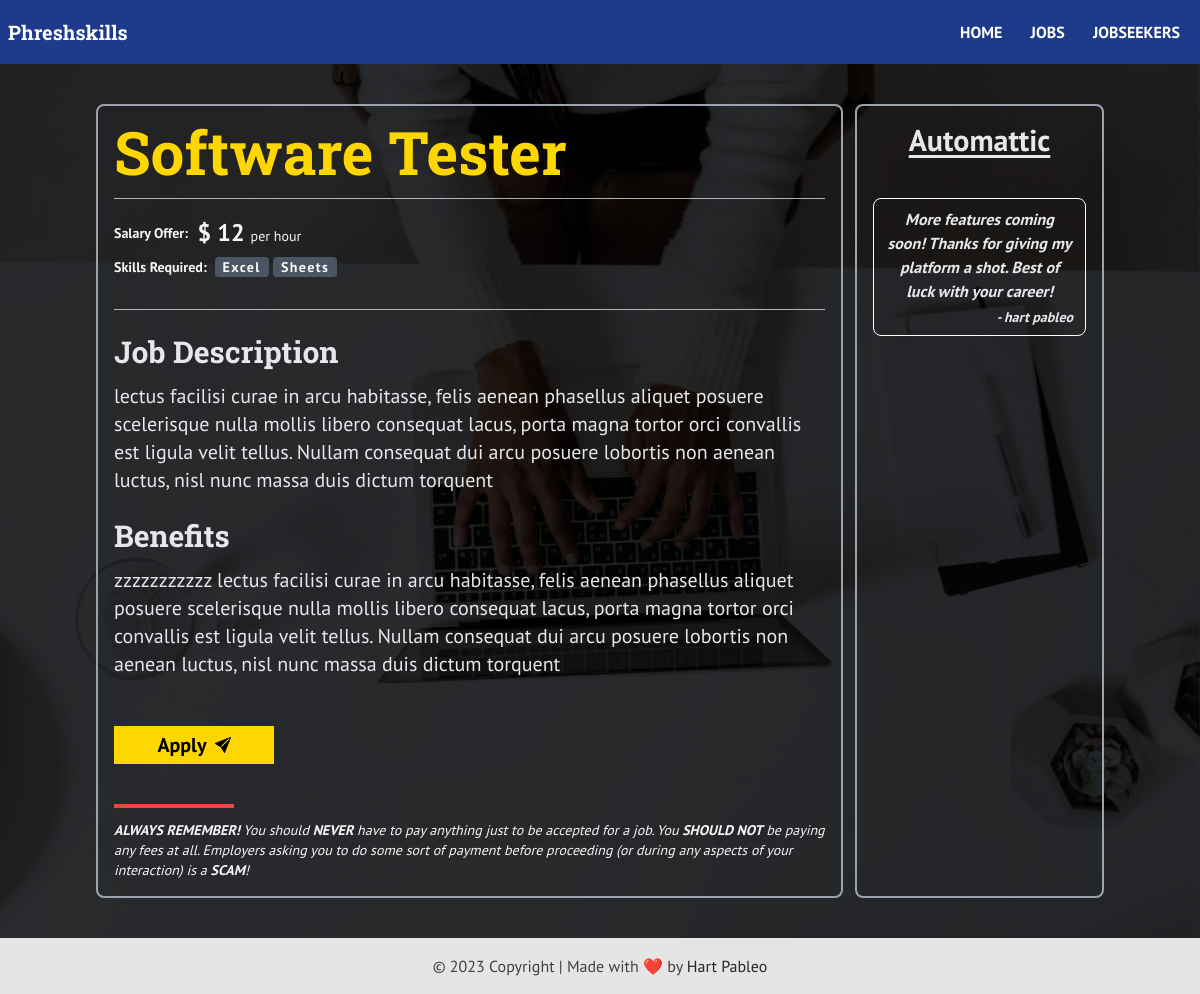
The page /job/16 on the database its author committed.
### tables this page shows
CREATE TABLE `jobs` (
  `id` int(11) NOT NULL,
  `title` varchar(255) NOT NULL,
  `salary` varchar(255) NOT NULL,
  `salary_type` varchar(100) NOT NULL,
  `skillset` varchar(1024) NOT NULL,
  `description` text NOT NULL,
  `benefits` text DEFAULT NULL,
  `application_link` varchar(500) DEFAULT NULL,
  `employer_id` int(11) DEFAULT NULL,
  `date_published` datetime DEFAULT current_timestamp()
);

CREATE TABLE `employers` (
  `employer_id` int(11) NOT NULL,
  `company_name` varchar(1024) NOT NULL,
  `company_email` varchar(255) NOT NULL,
  `password` varchar(100) NOT NULL,
  `monthly_posts_remaining` int(3) DEFAULT 12
);

### app/Http/controllers/Jobs/show.php (called while the page is built, shortened)
<?php
$referenced_column = $dynamicQuery['referenced_column'];
$referenced_column_value = $dynamicQuery['referenced_column_value'];
$db = App::resolve(Database::class);
$job = $db->query("select * from jobs join employers on jobs.employer_id = employers.employer_id where {$referenced_column} = :{$referenced_column}", [
  ":{$referenced_column}" => $referenced_column_value
])->findOrFail();
return view('jobs/show', [
  'job' => $job
]);

### public/index.php (called while the page is built, shortened)
<?php
require __DIR__ . '/../app/Core/init.php';
require __DIR__ . '/../app/Core/bootstrap.php';
try {
  $router->route($uri, $method, $dynamicQuery);
} catch (ValidationException $exception) {
  Session::flash('errors', $exception->errors);
  Session::flash('old', $exception->old);
  redirect($router->prevURL());
}

### app/Core/App.php (called while the page is built, shortened)
<?php
class App
{
  protected static $container;
  public static function setContainer($container)
  {
    static::$container = $container;
  }
  public static function container()
  {
    return static::$container;
  }
  public static function resolve($key)
  {
    return static::container()->resolve($key);
  }
}

### app/Core/Container.php (called while the page is built, shortened)
<?php
class Container
{
  protected $bindings = [];
  public function bind($key, $resolver)
  {
    $this->bindings[$key] = $resolver;
  }
  public function resolve($key)
  {
    $resolver = $this->bindings[$key];
    return call_user_func($resolver);
  }
}

### app/Core/Database.php (called while the page is built, shortened)
<?php
class Database
{
  public $connection;
  protected $statement;
  public function __construct()
  {
    $dsn = 'mysql:host=' . DBHOST . ';dbname=' . DBNAME . ';charset=utf8mb4';
    $this->connection = new PDO($dsn, DBUSER, DBPASS, [
      PDO::ATTR_DEFAULT_FETCH_MODE => PDO::FETCH_ASSOC
    ]);
  }
  public function query($query, $params = [])
  {
    $this->statement = $this->connection->prepare($query);
    $this->statement->execute($params);
    return $this;
  }
  public function find()
  {
    return $this->statement->fetch();
  }
  public function findOrFail()
  {
    $result = $this->find();
    return $result;
  }
}

### app/Core/bootstrap.php (called while the page is built, shortened)
<?php
$container = new Container();
$container->bind('Core\Database', function() {
  return new Database();
});

### app/views/jobs/show.view.php (the view, shortened to what this page needs)
<?php get_template_part('header'); ?>
<section class="has-overlay bg-fixed bg-center bg-cover relative isolate py-5 lg:py-10 h-full" style="background-image: url(<?php echo image_uri('hero-bg.webp'); ?>);background-repeat: no-repeat;">
  <div id="job-details" class="container grid grid-cols-1 gap-3">
    <article role="article" class="p-4 rounded-lg border border-gray-400 border-2">
      <h1 class="text-gold text-3xl lg:text-6xl font-bold font-secondary mb-4">
        <?php echo htmlspecialchars($job['title']); ?>
      </h1>
      <hr class="mb-4 border-gray-100 opacity-70">
      <p class="font-bold text-gray-100 text-2xl mb-1">
        <span class="font-semibold text-sm inline-block align-middle">Salary Offer:&nbsp;</span>
        <span class="inline-block align-middle">
          <?php echo job_salary(htmlspecialchars($job['salary']), htmlspecialchars($job['salary_type'])); ?>
        </span>
      </p>
      <p>
        <span class="font-semibold text-gray-100 text-sm inline-block align-middle">Skills Required:&nbsp;</span>
        <?php
          $skills = explode(', ', $job['skillset']);
          if (!empty($skills)) :
        ?>
        <span class="inline-flex flex-wrap gap-1 justify-start items-start align-middle">
          <?php foreach($skills as $skill) : ?>
            <small class="inline-block px-2 font-semibold text-sm rounded bg-gray-600 text-neutral-50 transition-all tracking-widest">
              <?php echo ucwords(htmlspecialchars($skill)); ?>
            </small>
          <?php endforeach; ?>
        </span>
        <?php endif; ?>
      </p>
      <hr class="mt-8 mb-6 border-gray-100 opacity-70">
      <div class="text-gray-200 text-xl font-medium">
        <h2 class="mt-6 mb-3 font-secondary text-3xl font-bold text-gray-200">Job Description</h2>
        <?php echo maintain_breaks($job['description']); ?>
      </div>
      <?php if (isset($job['benefits']) && strlen($job['benefits'])) : ?>
      <div class="text-gray-200 text-xl font-medium">
        <h2 class="mt-6 mb-3 font-secondary text-3xl font-bold text-gray-200">Benefits</h2>
        <?php echo maintain_breaks($job['benefits']); ?>
      </div>
      <?php endif; ?>
      <div class="flex justify-start items-start gap-4 flex-wrap mt-12">
        <a
        href="<?php echo $job['application_link']; ?>"
        class="transition-all inline-flex justify-center items-center font-bold py-1 px-6 bg-gold border border-solid border-gold hover:border-blue-900 text-black hover:bg-blue-900 text-xl min-w-[8em] text-black hover:text-white"
        >
          Apply
        </a>
      </div>
      <hr class="border-2 border-solid border-red-500 max-w-[120px] mt-10">
      <p class="font-normal text-sm text-gray-100 italic mt-3"><strong class="font-bold uppercase">Always Remember!</strong> You should <strong class="font-bold">NEVER</strong> have to pay anything just to be accepted for a job. You <strong class="font-bold">SHOULD NOT</strong> be paying any fees at all. Employers asking you to do some sort of payment before proceeding (or during any aspects of your interaction) is a <strong class="font-bold">SCAM</strong>!</p>
    </article>
    <?php get_template_part('jobs-sidebar', [
      'job' => $job
    ]) ?>
  </div>
</section>
<?php get_template_part('footer'); ?>

### app/Core/Router.php (shortened to what this page needs)
<?php
class Router
{
  protected $routes = [];
  public function add($method, $uri, $controller, $query = null)
  {
    $this->routes[] = [
      'uri' => $uri,
      'controller' => $controller,
      'method' => $method,
      'middleware' => null,
      'query' => $query
    ];
  }
  public function route($uri, $method, $dynamicQuery)
  {
    foreach ($this->routes as $route) {
      if ($route['uri'] === $uri && $route['method'] === strtoupper($method) && empty($route['query'])) {
        Middleware::resolve($route['middleware']);
        return require base_path("app/Http/controllers/{$route['controller']}.php");
      } elseif (!empty($route['query'])) {
        if (str_contains($uri, "/{$route['query']['model']}/") && $route['method'] === strtoupper($method)) {
          $savedRoute = $route['uri'];
          $requestedRoute = $uri;
          $arr1 = explode('/', $savedRoute);
          $arr2 = explode('/', $requestedRoute);
          $diff2 = array_diff($arr2, $arr1);
          $requested_data = implode("/", $diff2);
          $dynamicQuery = [
            'referenced_column' => $route['query']['queried_data'],
            'referenced_column_value' => $requested_data
          ];
          return require base_path("app/Http/controllers/{$route['controller']}.php");
        }
      }
    }
  }
}

### app/views/partials/header.view.php (shortened to what this page needs)
<!DOCTYPE html>
<html lang="en">
<head>
  <link rel="stylesheet" href="<?php echo load_asset('css/style.css'); ?>">
</head>
<body class="min-h-screen font-primary grid grid-rows-[auto_1fr_auto] bg-gray-50 position-relative isolate bg-black">
  <header role="banner" class="bg-blue-900">
    <div class="container max-w-none py-4">
      <nav class="flex items-center justify-between flex-wrap">
        <div id="main-nav" class="w-full flex-grow lg:flex items-center justify-between lg:w-auto hidden">
          <p class="text-white font-bold text-xl hidden lg:block font-secondary" aria-hidden="true">
            <?php if (isHome('/')) : ?>
              <?php echo APP_NAME; ?>
            <?php else : ?>
              <a href="/"><?php echo APP_NAME; ?></a>
            <?php endif; ?>
          </p>
          <ul class="uppercase lg:flex-grow animated jackinthebox xl:mx-8 text-end pt-3 lg:pt-[0_!important]">
            <li class="block lg:inline-block align-top lg:align-middle">
              <a href="/"
                class="block text-md font-bold hover:text-gold mx-2 focus:text-blue-500 p-1 rounded-lg <?php echo urlIs('/') ? 'text-gold' : 'text-white'; ?>">
                Home
              </a>
            </li>
            <li class="block lg:inline-block align-top lg:align-middle">
              <a href="/jobs"
                class="block text-md font-bold hover:text-gold mx-2 focus:text-blue-500 p-1 rounded-lg <?php echo urlIs('/jobs') ? 'text-gold' : 'text-white'; ?>">
                Jobs
              </a>
            </li>
            <li class="block lg:inline-block align-top lg:align-middle">
              <a href="/jobseekers"
                class="block text-md font-bold hover:text-gold mx-2 focus:text-blue-500 p-1 rounded-lg <?php echo urlIs('/jobseekers') ? 'text-gold' : 'text-white'; ?>">
                Jobseekers
              </a>
            </li>
          </ul>
        </div>
      </nav>
    </div>
  </header>
  <main>

### app/Core/functions.php (shortened to what this page needs)
<?php
function base_path($path = '') {
  return BASE_PATH . ($path ? DIRECTORY_SEPARATOR . $path : '');
}
function urlIs($value) {
  return $_SERVER['REQUEST_URI'] === $value;
}
function view($path, $attributes = []) {
  extract($attributes);
  return require base_path("app/views/{$path}.view.php");
}
function get_template_part($template_part, $attributes = []) {
  view("partials/{$template_part}", $attributes);
}
function load_asset($path_to_file) {
  return ROOT . "/assets/{$path_to_file}";
}
function image_uri($image, $fallback = '') {
  return load_asset("images/{$image}");
}
function isHome() {
  return (bool) urlIs('/');
}
function maintain_breaks($string) {
  $output = str_replace("\n", "<br>", htmlspecialchars($string, ENT_QUOTES, 'UTF-8'));
  return $output;
}
function job_salary($salary, $salary_type) {
  $css_classes = 'text-sm font-medium';
  switch ($salary_type) {
    case 'hourly':
      return "\$&nbsp;{$salary} <span class='{$css_classes}'>per hour</span>";
      break;
  }
}

### app/views/partials/jobs-sidebar.view.php
<aside class="p-4 rounded-lg border border-gray-400 border-2 text-gray-200 text-center">
  <h2 class="font-bold text-3xl underline underline-offset-4"><?php echo htmlspecialchars($job['company_name']); ?></h2>
  <blockquote class="mt-10 italic font-bold py-2 px-3 border rounded-lg border-solid border-white">
    More features coming soon! Thanks for giving my platform a shot. Best of luck with your career!
    <p class="block text-end text-sm mt-1">- hart pableo</p>
  </blockquote>
</aside>

### app/views/partials/footer.view.php
</main>
<footer role="contentinfo">
  <div class="bg-neutral-200 text-center dark:bg-neutral-700 lg:text-left">
    <div class="p-4 text-center text-neutral-700 dark:text-neutral-200">
      &copy; 2023 Copyright | Made with ❤️ by
      <a
        class="text-neutral-800 dark:text-neutral-400"
        href="https://github.com/hartpableo"
        target="_blank"
        ><span class="sr-only">Author: </span>Hart Pableo</a
      >
    </div>
  </div>
</footer>
</body>
</html>

### app/views/jobs/show.view.php (style rules this page uses)
@media screen and (min-width: 1024px) { #job-details { grid-template-columns: 3fr 1fr; } }

### rows shown on the page
jobs: title "Software Tester", salary "12", skillset "Excel", skillset "Sheets", description "lectus facilisi curae in arcu habitasse, felis aenean phasellus aliquet posuere scelerisque nulla mollis libero consequat lacus, porta magna tortor orci convallis est ligula velit tellus. Nullam consequat dui arcu posuere lobortis non aenean luctus, nisl nunc massa duis dictum torquent zzzzzzzzzzz lectus facilisi curae in arcu habitasse, felis aenean phasellus aliquet posuere scelerisque nulla mollis libero consequat lacus, porta magna tortor orci convallis est ligula velit tellus. Nullam consequat dui arcu posuere lobortis non aenean luctus, nisl nunc massa duis dictum torquent", employer.company_name "Automattic"
